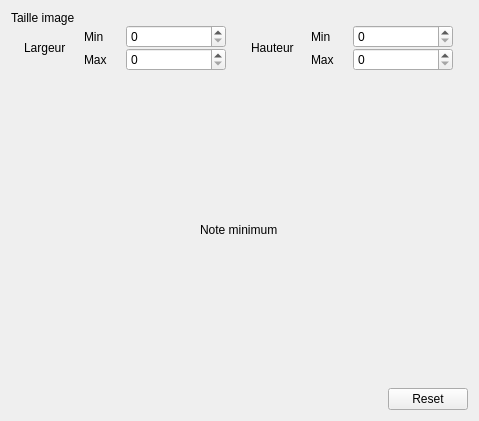
<?xml version="1.0" encoding="UTF-8"?>
<ui version="4.0">
 <class>FilterMenu</class>
 <widget class="QWidget" name="FilterMenu">
  <property name="geometry">
   <rect>
    <x>0</x>
    <y>0</y>
    <width>479</width>
    <height>421</height>
   </rect>
  </property>
  <property name="windowTitle">
   <string>Form</string>
  </property>
  <layout class="QVBoxLayout" name="verticalLayout">
   <item>
    <layout class="QVBoxLayout" name="verticalLayout_2">
     <property name="spacing">
      <number>0</number>
     </property>
     <item>
      <widget class="QLabel" name="label_2">
       <property name="sizePolicy">
        <sizepolicy hsizetype="Preferred" vsizetype="Fixed">
         <horstretch>0</horstretch>
         <verstretch>0</verstretch>
        </sizepolicy>
       </property>
       <property name="text">
        <string>Taille image</string>
       </property>
      </widget>
     </item>
     <item>
      <layout class="QHBoxLayout" name="horizontalLayout_3">
       <property name="spacing">
        <number>12</number>
       </property>
       <item>
        <layout class="QHBoxLayout" name="horizontalLayout_7">
         <property name="spacing">
          <number>0</number>
         </property>
         <item>
          <widget class="QLabel" name="label_3">
           <property name="sizePolicy">
            <sizepolicy hsizetype="Fixed" vsizetype="Preferred">
             <horstretch>0</horstretch>
             <verstretch>0</verstretch>
            </sizepolicy>
           </property>
           <property name="minimumSize">
            <size>
             <width>60</width>
             <height>0</height>
            </size>
           </property>
           <property name="text">
            <string>Largeur</string>
           </property>
          </widget>
         </item>
         <item>
          <layout class="QVBoxLayout" name="verticalLayout_5">
           <item>
            <layout class="QHBoxLayout" name="horizontalLayout_10">
             <property name="spacing">
              <number>12</number>
             </property>
             <item>
              <widget class="QLabel" name="label_5">
               <property name="sizePolicy">
                <sizepolicy hsizetype="Fixed" vsizetype="Preferred">
                 <horstretch>0</horstretch>
                 <verstretch>0</verstretch>
                </sizepolicy>
               </property>
               <property name="minimumSize">
                <size>
                 <width>30</width>
                 <height>0</height>
                </size>
               </property>
               <property name="text">
                <string>Min</string>
               </property>
              </widget>
             </item>
             <item>
              <widget class="QSpinBox" name="_min_width_box">
               <property name="sizePolicy">
                <sizepolicy hsizetype="Fixed" vsizetype="Fixed">
                 <horstretch>0</horstretch>
                 <verstretch>0</verstretch>
                </sizepolicy>
               </property>
               <property name="minimumSize">
                <size>
                 <width>100</width>
                 <height>0</height>
                </size>
               </property>
               <property name="maximum">
                <number>100000</number>
               </property>
              </widget>
             </item>
            </layout>
           </item>
           <item>
            <layout class="QHBoxLayout" name="horizontalLayout_9">
             <property name="spacing">
              <number>12</number>
             </property>
             <item>
              <widget class="QLabel" name="label_6">
               <property name="sizePolicy">
                <sizepolicy hsizetype="Fixed" vsizetype="Preferred">
                 <horstretch>0</horstretch>
                 <verstretch>0</verstretch>
                </sizepolicy>
               </property>
               <property name="minimumSize">
                <size>
                 <width>30</width>
                 <height>0</height>
                </size>
               </property>
               <property name="text">
                <string>Max</string>
               </property>
              </widget>
             </item>
             <item>
              <widget class="QSpinBox" name="_max_width_box">
               <property name="sizePolicy">
                <sizepolicy hsizetype="Fixed" vsizetype="Fixed">
                 <horstretch>0</horstretch>
                 <verstretch>0</verstretch>
                </sizepolicy>
               </property>
               <property name="minimumSize">
                <size>
                 <width>100</width>
                 <height>0</height>
                </size>
               </property>
               <property name="maximum">
                <number>100000</number>
               </property>
              </widget>
             </item>
            </layout>
           </item>
          </layout>
         </item>
        </layout>
       </item>
       <item>
        <layout class="QHBoxLayout" name="horizontalLayout_8">
         <property name="spacing">
          <number>0</number>
         </property>
         <item>
          <widget class="QLabel" name="label_4">
           <property name="sizePolicy">
            <sizepolicy hsizetype="Fixed" vsizetype="Preferred">
             <horstretch>0</horstretch>
             <verstretch>0</verstretch>
            </sizepolicy>
           </property>
           <property name="minimumSize">
            <size>
             <width>60</width>
             <height>0</height>
            </size>
           </property>
           <property name="text">
            <string>Hauteur</string>
           </property>
          </widget>
         </item>
         <item>
          <layout class="QVBoxLayout" name="verticalLayout_6">
           <item>
            <layout class="QHBoxLayout" name="horizontalLayout_11">
             <property name="spacing">
              <number>12</number>
             </property>
             <item>
              <widget class="QLabel" name="label_7">
               <property name="sizePolicy">
                <sizepolicy hsizetype="Fixed" vsizetype="Preferred">
                 <horstretch>0</horstretch>
                 <verstretch>0</verstretch>
                </sizepolicy>
               </property>
               <property name="minimumSize">
                <size>
                 <width>30</width>
                 <height>0</height>
                </size>
               </property>
               <property name="text">
                <string>Min</string>
               </property>
              </widget>
             </item>
             <item>
              <widget class="QSpinBox" name="_min_height_box">
               <property name="sizePolicy">
                <sizepolicy hsizetype="Fixed" vsizetype="Fixed">
                 <horstretch>0</horstretch>
                 <verstretch>0</verstretch>
                </sizepolicy>
               </property>
               <property name="minimumSize">
                <size>
                 <width>100</width>
                 <height>0</height>
                </size>
               </property>
               <property name="maximum">
                <number>100000</number>
               </property>
              </widget>
             </item>
            </layout>
           </item>
           <item>
            <layout class="QHBoxLayout" name="horizontalLayout_12">
             <property name="spacing">
              <number>12</number>
             </property>
             <item>
              <widget class="QLabel" name="label_8">
               <property name="sizePolicy">
                <sizepolicy hsizetype="Fixed" vsizetype="Preferred">
                 <horstretch>0</horstretch>
                 <verstretch>0</verstretch>
                </sizepolicy>
               </property>
               <property name="minimumSize">
                <size>
                 <width>30</width>
                 <height>0</height>
                </size>
               </property>
               <property name="text">
                <string>Max</string>
               </property>
              </widget>
             </item>
             <item>
              <widget class="QSpinBox" name="_max_height_box">
               <property name="sizePolicy">
                <sizepolicy hsizetype="Fixed" vsizetype="Fixed">
                 <horstretch>0</horstretch>
                 <verstretch>0</verstretch>
                </sizepolicy>
               </property>
               <property name="minimumSize">
                <size>
                 <width>100</width>
                 <height>0</height>
                </size>
               </property>
               <property name="maximum">
                <number>100000</number>
               </property>
              </widget>
             </item>
            </layout>
           </item>
          </layout>
         </item>
        </layout>
       </item>
      </layout>
     </item>
    </layout>
   </item>
   <item>
    <layout class="QHBoxLayout" name="horizontalLayout">
     <item>
      <widget class="QLabel" name="label">
       <property name="sizePolicy">
        <sizepolicy hsizetype="Fixed" vsizetype="Preferred">
         <horstretch>0</horstretch>
         <verstretch>0</verstretch>
        </sizepolicy>
       </property>
       <property name="text">
        <string>Note minimum</string>
       </property>
      </widget>
     </item>
     <item>
      <layout class="QHBoxLayout" name="_star_area"/>
     </item>
    </layout>
   </item>
   <item>
    <layout class="QHBoxLayout" name="horizontalLayout_2">
     <item>
      <spacer name="horizontalSpacer">
       <property name="orientation">
        <enum>Qt::Horizontal</enum>
       </property>
       <property name="sizeType">
        <enum>QSizePolicy::Expanding</enum>
       </property>
       <property name="sizeHint" stdset="0">
        <size>
         <width>40</width>
         <height>20</height>
        </size>
       </property>
      </spacer>
     </item>
     <item>
      <widget class="QPushButton" name="_reset_btn">
       <property name="sizePolicy">
        <sizepolicy hsizetype="Fixed" vsizetype="Fixed">
         <horstretch>0</horstretch>
         <verstretch>0</verstretch>
        </sizepolicy>
       </property>
       <property name="layoutDirection">
        <enum>Qt::LeftToRight</enum>
       </property>
       <property name="text">
        <string>Reset</string>
       </property>
      </widget>
     </item>
    </layout>
   </item>
  </layout>
 </widget>
 <resources/>
 <connections>
  <connection>
   <sender>_reset_btn</sender>
   <signal>clicked()</signal>
   <receiver>FilterMenu</receiver>
   <slot>resetFilter()</slot>
   <hints>
    <hint type="sourcelabel">
     <x>442</x>
     <y>350</y>
    </hint>
    <hint type="destinationlabel">
     <x>475</x>
     <y>399</y>
    </hint>
   </hints>
  </connection>
 </connections>
 <slots>
  <slot>resetFilter()</slot>
 </slots>
</ui>
